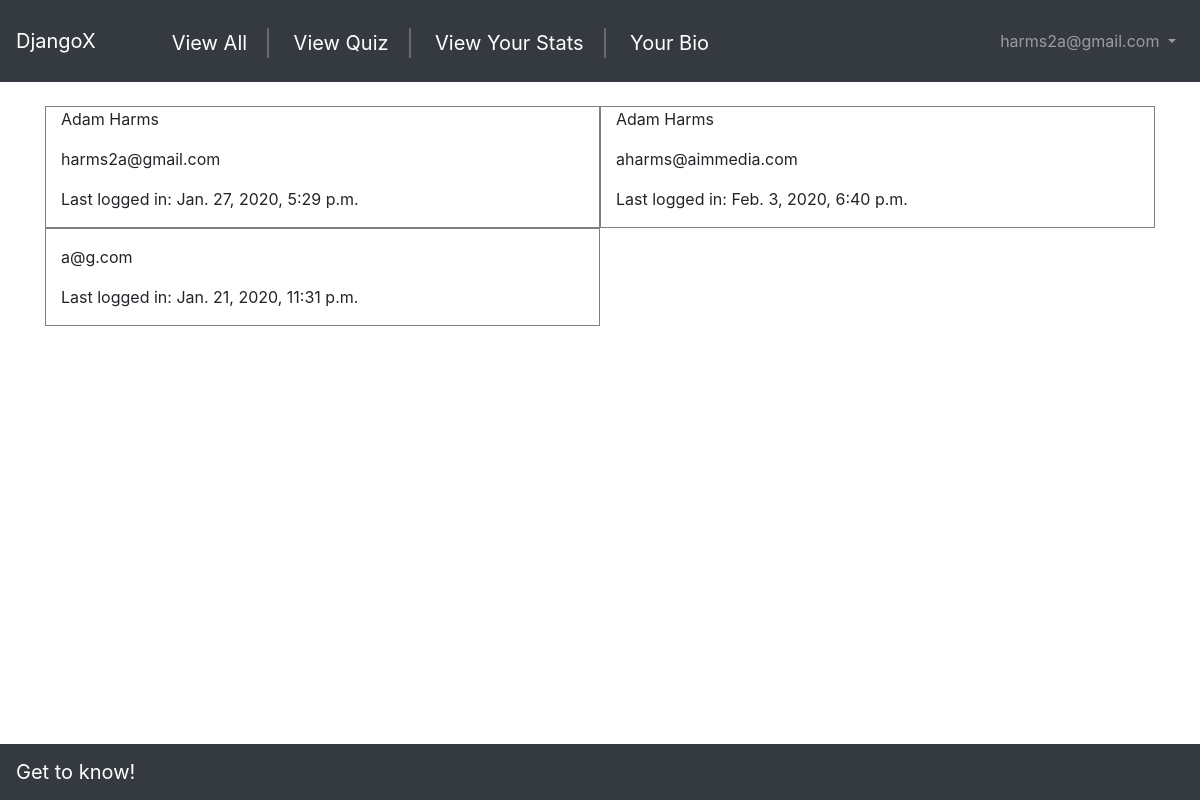
/view_all (signed in), run on the app's committed database.
### users/models.py (models this page shows, shortened)
class CustomUser(AbstractUser):
    bio = models.TextField(max_length=800, blank=True)
    job_title = models.CharField(max_length=100, blank=True, verbose_name='Job Title')
    dob = models.DateField(null=True, blank=True, verbose_name='Date of Birth')
    boss = models.CharField(max_length=200, blank=True)
    work_group = models.CharField(max_length=200, blank=True)
    portrait = models.ImageField(upload_to='images/', null=True, blank=True)

### pages/views.py (the view)
# urls.py: path('view_all', views.View_all, name='view_all'),
def View_all(request):
    all = CustomUser.objects.all()
    return render(request, 'pages/view_all.html', locals())

### templates/pages/view_all.html
{% extends '_base.html' %}
{% block content %}
<div class="container">
    <div class="row">
            {% for x in all %}
                <div class="col-sm-6" style="border: 1px solid gray">
                    <p>{{x.first_name}} {{ x.last_name }}</p>
                    <p>{{x.email}}</p>
                    <p>Last logged in: {{x.last_login}}</p>
                </div>
            {% endfor %}
    </div>
    </div>
</div>
{% endblock %}

### templates/include/navbar.html (shortened to what this page needs)
  <nav class="navbar navbar-expand-md navbar-dark bg-dark mb-4">
      <a class="navbar-brand" href="{% url 'home' %}">DjangoX</a>
        <div class="menu_list">
           {% if user.is_authenticated %}
    <ul class="menu_list">
        <li><a href="{%  url 'view_all' %}">View All</a></li>
        <li><a href="{% url 'view_quiz' %}">View Quiz</a></li>
        <li><a href="">View Your Stats</a></li>
        <li><a href="{% url 'view_bio' %}">Your Bio</a></li>
    </ul>
{% endif %}
        </div>
      <div class="collapse navbar-collapse" id="navbarCollapse">
        {% if user.is_authenticated %}
          <ul class="navbar-nav ml-auto">
            <li class="nav-item">
              <a class="nav-link dropdown-toggle" href="#" id="userMenu" data-toggle="dropdown" aria-haspopup="true" aria-expanded="false">
                {{ user.email }}
              </a>
            </li>
          </ul>
        {% else %}
          <form class="form-inline ml-auto">
            <a href="{% url 'account_login' %}" class="btn btn-outline-secondary">Log in</a>
            <a href="{% url 'account_signup' %}" class="btn btn-primary ml-2">Sign up</a>
          </form>
        {% endif %}
      </div>
    </nav>

### static/css/base.css (style rules this page uses)
.menu_list { list-style-type: none; text-align: center; padding-top: 10px; }
.menu_list li { display: inline-block; padding: 0 20px; font-size: 1.25em; border-right: 2px solid dimgrey; color: white; }
.menu_list ul li a { color: white; }
.menu_list li:last-child { padding-right: 0; border-right: none; }

### data on the page
CustomUser: email "harms2a@gmail.com", first_name "Adam", last_name "Harms", last_login "Jan. 27, 2020, 5:29 p.m."
CustomUser: first_name "Adam", last_name "Harms", email "aharms@aimmedia.com", last_login "Feb. 3, 2020, 6:40 p.m."
CustomUser: email "a@g.com", last_login "Jan. 21, 2020, 11:31 p.m."
